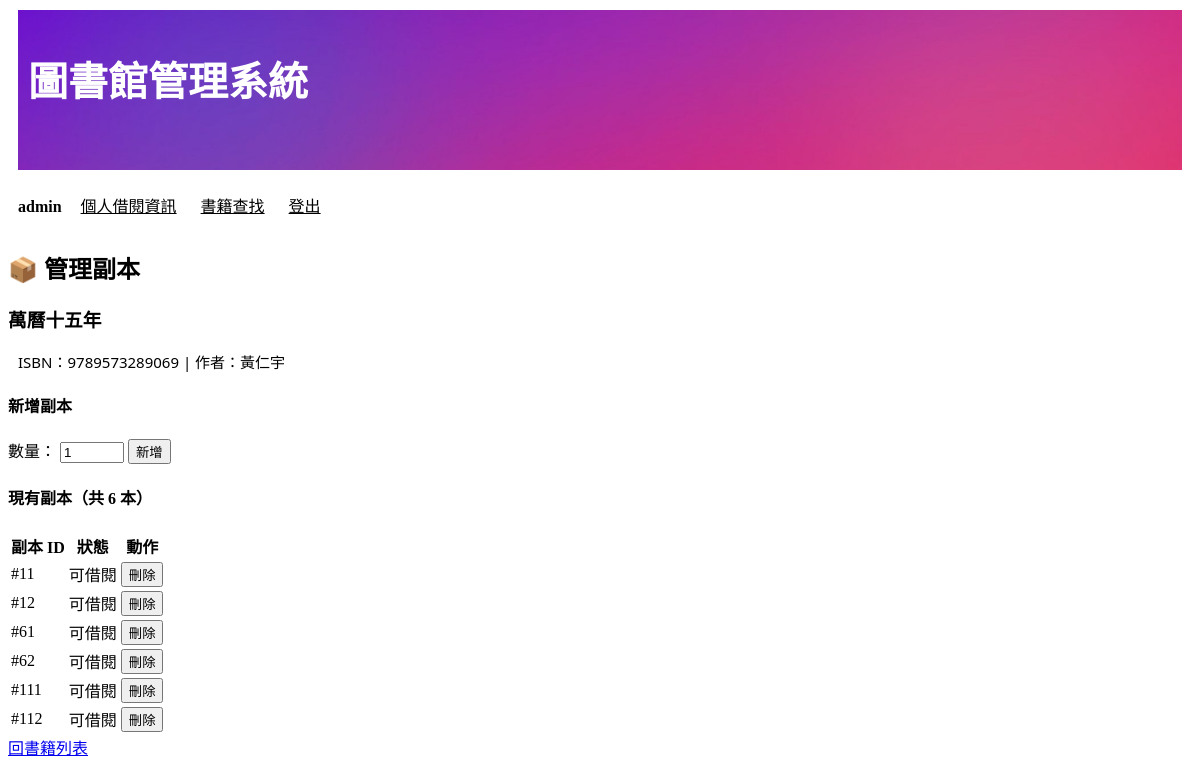
Screenshot of /admin_copies/9789573289069/ (signed in) with the database file from the repository.
### libraryapp/models.py (models this page shows, shortened)
class Book(models.Model):
    isbn = models.CharField(max_length=20, primary_key=True)
    title = models.CharField(max_length=200, null=False)
    author = models.CharField(max_length=100, blank=True, default='')
    publisher = models.CharField(max_length=100, blank=True, default='')
    publish_date = models.DateField(null=True, blank=True)
    category = models.CharField(max_length=50, blank=True, default='')
    location = models.CharField(max_length=100, blank=True, default='')

class Copy(models.Model):
    STATUS_CHOICES = [
        ('available', '可借閱'),
        ('borrowed', '已借出'),
        ('lost', '遺失'),
    ]
    book = models.ForeignKey(Book, on_delete=models.CASCADE, related_name='copies')
    status = models.CharField(max_length=20, choices=STATUS_CHOICES, default='available')

### libraryapp/views.py (the view, shortened to what this page needs)
# urls.py: path('admin_copies/<str:isbn>/', views.admin_copies),           # 管理副本
def admin_copies(request, isbn):
    if not is_admin(request.user):
        return redirect('/login/')
    book = get_object_or_404(models.Book, isbn=isbn)
    message = ''
    copies = book.copies.all().order_by('id')
    return render(request, 'admin_copies.html', locals())

### libraryapp/views.py (called while the page is built)
def is_admin(user):
    return user.is_authenticated and (user.is_superuser or user.is_staff)

### templates/admin_copies.html (shortened to what this page needs)
{% extends 'base.html' %}
{% block content %}
<div class="admin-page">
    <h2>📦 管理副本</h2>
    <div class="book-summary">
        <h3>{{ book.title }}</h3>
        <p>ISBN：{{ book.isbn }} | 作者：{{ book.author|default:"—" }}</p>
    </div>
    <div class="add-copy-section">
        <h4>新增副本</h4>
        <form method="post" class="inline-form">
            <label>數量：</label>
            <input type="number" name="count" value="1" min="1" max="100">
            <button type="submit" class="btn-primary">新增</button>
        </form>
    </div>
    <h4>現有副本（共 {{ copies|length }} 本）</h4>
    {% if copies %}
        <table class="data-table">
            <thead>
                <tr>
                    <th>副本 ID</th>
                    <th>狀態</th>
                    <th>動作</th>
                </tr>
            </thead>
            <tbody>
                {% for copy in copies %}
                <tr>
                    <td>#{{ copy.id }}</td>
                    <td>
                        {% if copy.status == 'available' %}
                            <span class="badge badge-green">可借閱</span>
                        {% elif copy.status == 'borrowed' %}
                            <span class="badge badge-orange">已借出</span>
                        {% else %}
                            <span class="badge badge-red">{{ copy.get_status_display }}</span>
                        {% endif %}
                    </td>
                    <td>
                        {% if copy.status != 'borrowed' %}
                        <form method="post" style="display:inline">
                            <button type="submit" class="btn-small btn-danger"
                                onclick="return confirm('確定要刪除這個副本嗎？')">刪除</button>
                        </form>
                        {% else %}
                            <span class="text-muted">借出中無法刪除</span>
                        {% endif %}
                    </td>
                </tr>
                {% endfor %}
            </tbody>
        </table>
    {% else %}
        <p class="empty">此書尚未建立任何副本。</p>
    {% endif %}
    <div class="action-row">
        <a href="/admin_books/" class="btn-secondary">回書籍列表</a>
    </div>
</div>
{% endblock %}

### templates/base.html (shortened to what this page needs)
{% load static %}
<!DOCTYPE html>
<html lang="zh-Hant">
<head>
    <link rel="stylesheet" href="{% static 'css/base_style.css' %}">
</head>
<body>
    <header>
        <h1><a href="/index/">圖書館管理系統</a></h1>
        <nav>
            {% if user.is_authenticated %}
                <span>{{ user.username }}</span>
                <a href="/my_loans/">個人借閱資訊</a>
                <a href="/search/">書籍查找</a>
                <a href="/logout/">登出</a>
            {% else %}
                <a href="/login/">會員登入</a>
                <a href="/register/">會員申請</a>
                <a href="/search/">書籍查找</a>
            {% endif %}
        </nav>
    </header>
    <main>
        {% block content %}{% endblock %}
    </main>
</body>
</html>

### static/css/base_style.css (style rules this page uses)
body { background-color:white; }
h1 { background-image: url(../images/gradient.png); background-size: cover; height: 120px; color:white; font-size: 40px; font-family: 'Segoe UI', Tahoma, Geneva, Verdana, sans-serif; text-decoration: none; margin: 10px 10px 10px 10px; padding-left: 10px; padding-top: 40px; }
p { color:black; font-size: 15px; font-family: 'Segoe UI', Tahoma, Geneva, Verdana, sans-serif; margin-left: 10px; }
nav { margin-left: 10px; padding: 5px 0; }
nav span { display: inline-block; margin-right: 15px; font-weight: bold; }
nav a:link { display: inline-block; padding: 8px 0; margin-right: 20px; color:black; }
header h1 a:link, header h1 a:visited { background-size: cover; height: 30vh; color:white; font-size: 40px; font-family: 'Segoe UI', Tahoma, Geneva, Verdana, sans-serif; text-decoration: none; }

### rows the page displays
Book: title "萬曆十五年", isbn "9789573289069", author "黃仁宇"
Copy: id "11", status "可借閱"
Copy: id "12", status "可借閱"
Copy: id "61", status "可借閱"
Copy: id "62", status "可借閱"
Copy: id "111", status "可借閱"
Copy: id "112", status "可借閱"

### other values shown
{{ user.username }} "admin"
{{ copies|length }} "6"
